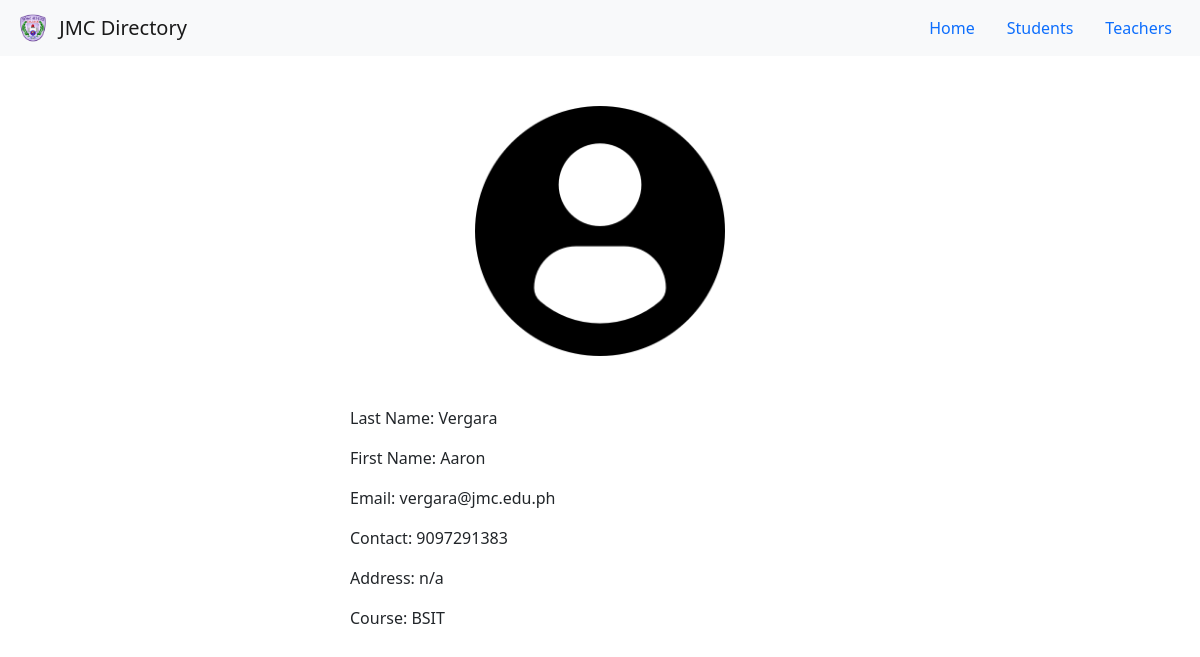
The page /teachers/1/ on the database its author committed.
### directory/models.py (models this page shows, shortened)
class Teacher(models.Model):
    lastName = models.CharField(max_length=100)
    firstName = models.CharField(max_length=100)
    email = models.CharField(max_length=100)
    contact = models.IntegerField()
    course = models.CharField(max_length=100)
    address = models.CharField(max_length=100)
    image = models.ImageField(upload_to='directory/images')

### directory/views.py (the view)
# urls.py: path('teachers/<int:teacher_id>/', views.teacher, name='teacher'),
def teacher(request, teacher_id):
    teacher = get_object_or_404(Teacher, pk=teacher_id)
    teachers = Teacher.objects.all()
    return render(request, 'directory/teacher_details.html', {
        'teacher': teacher,
        'teachers': teachers
    })

### directory/templates/directory/teacher_details.html
{% extends 'directory/base.html' %}
{% block content %}
<div style="width: 500px; margin:50px auto">
    <div style="text-align:center; padding-bottom:50px"><img src="{{teacher.image.url}}" width="250" height="250"></div>
    <p>Last Name: {{teacher.lastName}}</p>
    <p>First Name: {{teacher.firstName}}</p>
    <p>Email: {{teacher.email}}</p>
    <p>Contact: {{teacher.contact}}</p>
    <p>Address: {{teacher.address}}</p>
    <p>Course: {{teacher.course}}</p>
</div>
{% endblock %}

### rows shown on the page
Teacher: image (picture), lastName "Vergara", firstName "Aaron", email "vergara@jmc.edu.ph", contact "9097291383", address "n/a", course "BSIT"
